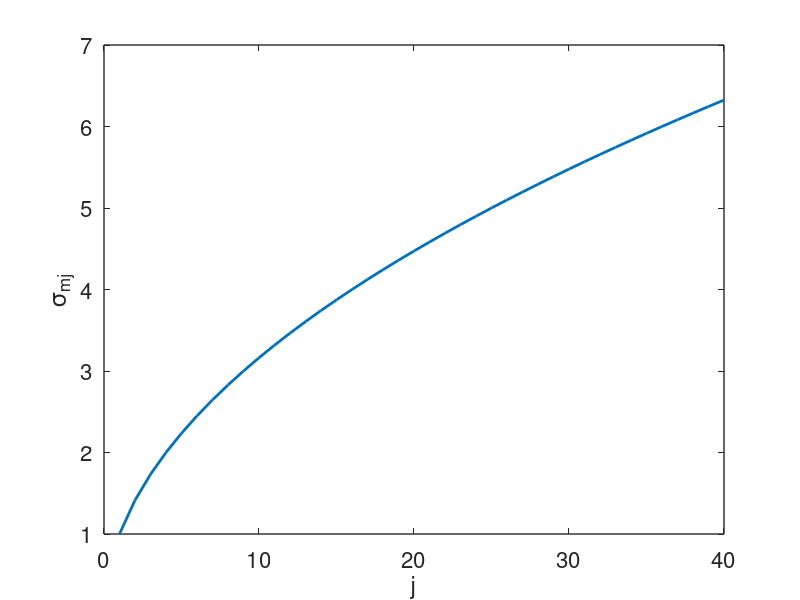

This chart was generated by the following MATLAB code:
n = 40;
l = [1 zeros(1,n-1)]; 
c = [1 1 zeros(1,n-2)];
G = toeplitz(c,l); 

sig_d = 1;
I = eye(n,n);

covar_d = sig_d ^ 2 * I;
% M =  (G' * G) \ G';
M = inv(G' * G) * G';
covar_m = M * covar_d * M';

sig_m = sqrt(diag(covar_m));

figure(1);

plot(1:n,sig_m,"LineWidth",2);
xlabel("j");
ylabel(sprintf("\\sigma_{mj}"));
set(gca,'FontSize',16,'LineWidth',1);